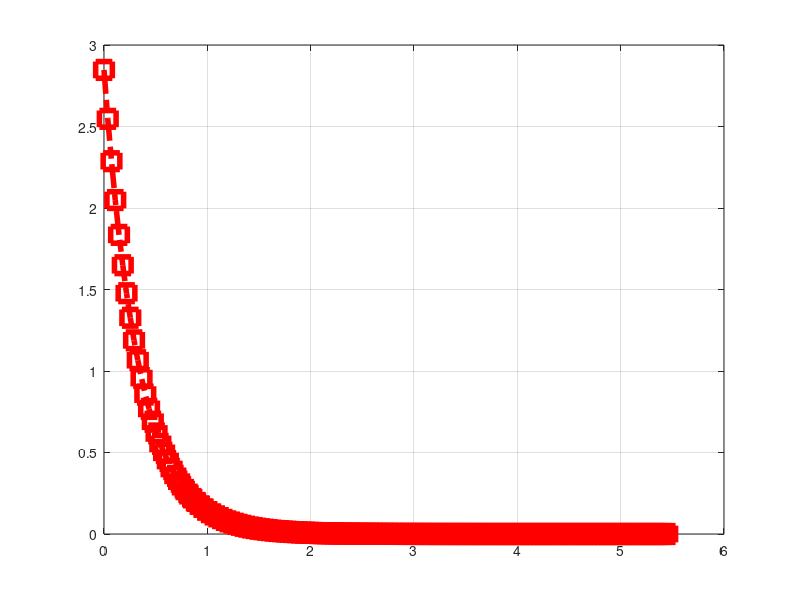

Write the MATLAB code that produced this figure. (Note: this script raises an error after producing the figure.)
clear; clc;
Monte_Carlo = 10000000;

u = rand(Monte_Carlo,1);
x = (-1/3)*log10(1-u)/log10(exp(1));
T_2 = x;

noOfBins=150;
limit_low=min(T_2);
limit_high=max(T_2);
binWidth_w=(limit_high-limit_low)/noOfBins;
edges_w=limit_low:binWidth_w:limit_high;
noOfPoints_w=histc(T_2,edges_w);
figure
set(0,'DefaultLineLineWidth',4)
hold on; grid on;box on;
plot(edges_w,noOfPoints_w/Monte_Carlo/binWidth_w,'-.rs','markers',12);
figure;
histogram(x);